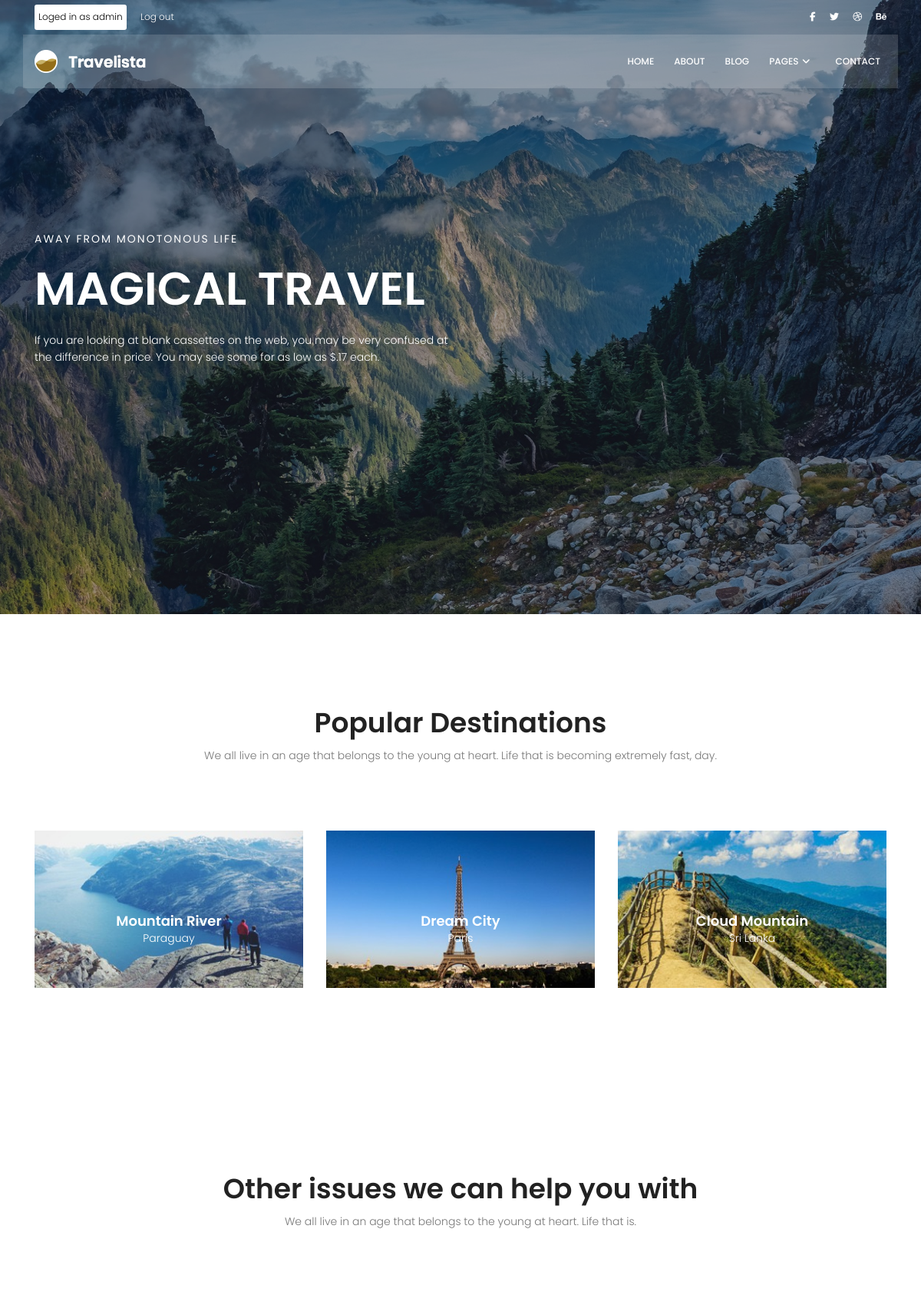
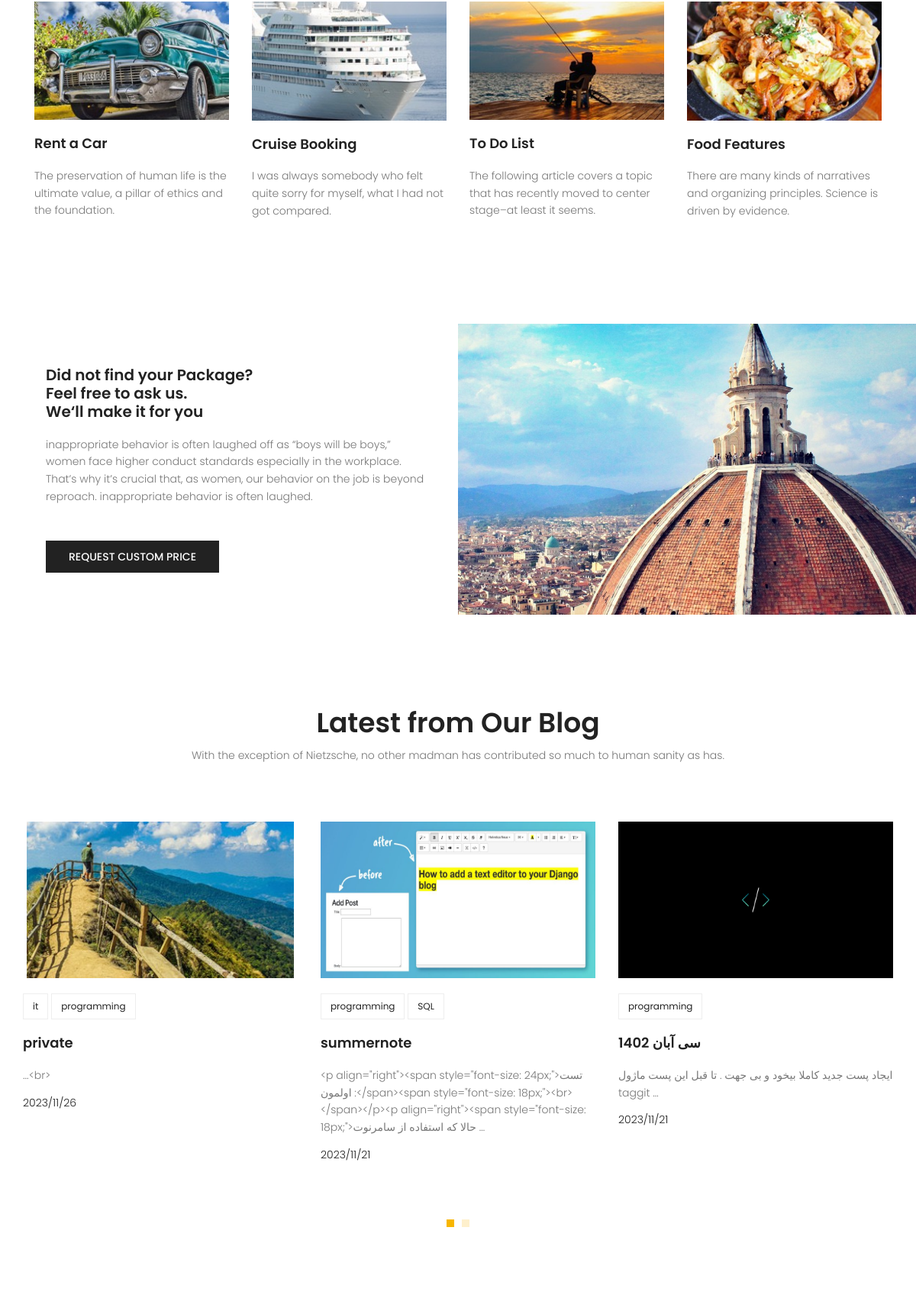
The app's page / (signed in, upper part) with its own data (2 pictures, top to bottom).
### blog/models.py (models this page shows, shortened)
class Post(models.Model) :
    image = models.ImageField(upload_to='blog/', default='blog/default.jpg')
    author = models.ForeignKey(User, on_delete=models.SET_NULL, null=True) # on_delete=models.CASCADE
    title = models.CharField(max_length=255)
    content = models.TextField()
    tags = TaggableManager()
    category = models.ManyToManyField(Category)
    counted_views = models.IntegerField(default=0)
    status = models.BooleanField(default=False)
    login_require = models.BooleanField(default=False)
    published_date = models.DateTimeField(null=True) #(خودمون تعریفش میکنیم کی پابلیش بشه)
    created_date = models.DateTimeField(auto_now_add=True)
    updated_date = models.DateTimeField(auto_now=True)
    class Meta :
        ordering = ['-published_date']

class Category(models.Model) :
    name = models.CharField(max_length=255)

### website/views.py (the view)
# urls.py: path('', index_view, name='index'),
def index_view(request) :
    return render(request, 'website/index.html')

### website/templatetags/website-tag.py (called while the page is built, shortened)
@register.inclusion_tag('website/last-post.html')
def lastpost(arg=6):
    posts = Post.objects.filter(status=1).order_by('-published_date')[:arg]
    return {'posts':posts}

### templates/website/index.html (shortened to what this page needs)
{% extends "base.html" %}
{% load static %}
{% load website-tag %}
{% block content %}
<section class="banner-area relative">
	<div class="overlay overlay-bg"></div>
	<div class="container">
		<div class="row fullscreen align-items-center justify-content-between">
			<div class="col-lg-6 col-md-6 banner-left">
				<h6 class="text-white">Away from monotonous life</h6>
				<h1 class="text-white">Magical Travel</h1>
				<p class="text-white">
					If you are looking at blank cassettes on the web, you may be very confused at the difference in
					price. You may see some for as low as $.17 each.
				</p>
			</div>
		</div>
	</div>
</section>
<section class="popular-destination-area section-gap">
	<div class="container">
		<div class="row d-flex justify-content-center">
			<div class="menu-content pb-70 col-lg-8">
				<div class="title text-center">
					<h1 class="mb-10">Popular Destinations</h1>
					<p>We all live in an age that belongs to the young at heart. Life that is becoming extremely fast,
						day.</p>
				</div>
			</div>
		</div>
		<div class="row">
			<div class="col-lg-4">
				<div class="single-destination relative">
					<div class="thumb relative">
						<img class="img-fluid" src="{% static 'img/d1.jpg' %}" alt="">
					</div>
					<div class="desc">
						<h4>Mountain River</h4>
						<p>Paraguay</p>
					</div>
				</div>
			</div>
			<div class="col-lg-4">
				<div class="single-destination relative">
					<div class="thumb relative">
						<img class="img-fluid" src="{% static 'img/d2.jpg' %}" alt="">
					</div>
					<div class="desc">
						<h4>Dream City</h4>
						<p>Paris</p>
					</div>
				</div>
			</div>
			<div class="col-lg-4">
				<div class="single-destination relative">
					<div class="thumb relative">
						<img class="img-fluid" src="{% static 'img/d3.jpg' %}" alt="">
					</div>
					<div class="desc">
						<h4>Cloud Mountain</h4>
						<p>Sri Lanka</p>
					</div>
				</div>
			</div>
		</div>
	</div>
</section>
<section class="other-issue-area section-gap">
	<div class="container">
		<div class="row d-flex justify-content-center">
			<div class="menu-content pb-70 col-lg-9">
				<div class="title text-center">
					<h1 class="mb-10">Other issues we can help you with</h1>
					<p>We all live in an age that belongs to the young at heart. Life that is.</p>
				</div>
			</div>
		</div>
		<div class="row">
			<div class="col-lg-3 col-md-6">
				<div class="single-other-issue">
					<div class="thumb">
						<img class="img-fluid" src="{% static 'img/o1.jpg' %}" alt="">
					</div>
					<a href="#">
						<h4>Rent a Car</h4>
					</a>
					<p>
						The preservation of human life is the ultimate value, a pillar of ethics and the foundation.
					</p>
				</div>
			</div>
			<div class="col-lg-3 col-md-6">
				<div class="single-other-issue">
					<div class="thumb">
						<img class="img-fluid" src="{% static 'img/o2.jpg' %}" alt="">
					</div>
					<a href="#">
						<h4>Cruise Booking</h4>
					</a>
					<p>
						I was always somebody who felt quite sorry for myself, what I had not got compared.
					</p>
				</div>
			</div>
			<div class="col-lg-3 col-md-6">
				<div class="single-other-issue">
					<div class="thumb">
						<img class="img-fluid" src="{% static 'img/o3.jpg' %}" alt="">
					</div>
					<a href="#">
						<h4>To Do List</h4>
					</a>
					<p>
						The following article covers a topic that has recently moved to center stage–at least it seems.
					</p>
				</div>
			</div>
			<div class="col-lg-3 col-md-6">
				<div class="single-other-issue">
					<div class="thumb">
						<img class="img-fluid" src="{% static 'img/o4.jpg' %}" alt="">
					</div>
					<a href="#">
						<h4>Food Features</h4>
					</a>
					<p>
						There are many kinds of narratives and organizing principles. Science is driven by evidence.
					</p>
				</div>
			</div>
		</div>
	</div>
</section>
<section class="home-about-area">
	<div class="container-fluid">
		<div class="row align-items-center justify-content-end">
			<div class="col-lg-6 col-md-12 home-about-left">
				<h1>
					Did not find your Package? <br>
					Feel free to ask us. <br>
					We‘ll make it for you
				</h1>
				<p>
					inappropriate behavior is often laughed off as “boys will be boys,” women face higher conduct
					standards especially in the workplace. That’s why it’s crucial that, as women, our behavior on the
					job is beyond reproach. inappropriate behavior is often laughed.
				</p>
				<a href="#" class="primary-btn text-uppercase">request custom price</a>
			</div>
			<div class="col-lg-6 col-md-12 home-about-right no-padding">
				<img class="img-fluid" src="{% static 'img/about-img.jpg' %}" alt="">
			</div>
		</div>
	</div>
</section>
<section class="recent-blog-area section-gap">
	<div class="container">
		<div class="row d-flex justify-content-center">
			<div class="menu-content pb-60 col-lg-9">
				<div class="title text-center">
					<h1 class="mb-10">Latest from Our Blog</h1>
					<p>With the exception of Nietzsche, no other madman has contributed so much to human sanity as has.
					</p>
				</div>
			</div>
		</div>
		{% lastpost %}
	</div>
</section>
{% endblock %}

### templates/base.html (shortened to what this page needs)
{% load static %}
<!DOCTYPE html>
<html lang="zxx" class="no-js">
<head>
    <link rel="stylesheet" href="{% static 'css/linearicons.css' %}">
    <link rel="stylesheet" href="{% static 'css/font-awesome.min.css' %}">
    <link rel="stylesheet" href="{% static 'css/bootstrap.css' %}">
    <link rel="stylesheet" href="{% static 'css/magnific-popup.css' %}">
    <link rel="stylesheet" href="{% static 'css/jquery-ui.css' %}">
    <link rel="stylesheet" href="{% static 'css/nice-select.css' %}">
    <link rel="stylesheet" href="{% static 'css/animate.min.css' %}">
    <link rel="stylesheet" href="{% static 'css/owl.carousel.css' %}">
    <link rel="stylesheet" href="{% static 'css/main.css' %}">
</head>
<body>
    <header id="header">
        <div class="header-top">
            <div class="container">
                <div class="row align-items-center">
                    <div class="col-lg-6 col-sm-6 col-6 header-top-left">
                        <ul>
                            {% if request.user.is_authenticated %}
                            <li style="background-color: white; border-radius: 3px; color: black; padding: 5px;" >Loged in as {{request.user.username}}</li>
                            <li><a href="{% url 'accounts:logout' %}">Log out</a></li>
                            {% else %}
                            <li><a href="{% url 'accounts:login' %}">Login</a></li>
                            <li><a href="{% url 'accounts:signup' %}">Sign up</a></li>
                            {% endif %}
                        </ul>
                    </div>
                    <div class="col-lg-6 col-sm-6 col-6 header-top-right">
                        <div class="header-social">
                            <a href="#"><i class="fa fa-facebook"></i></a>
                            <a href="#"><i class="fa fa-twitter"></i></a>
                            <a href="#"><i class="fa fa-dribbble"></i></a>
                            <a href="#"><i class="fa fa-behance"></i></a>
                        </div>
                    </div>
                </div>
            </div>
        </div>
        <div class="container main-menu">
            <div class="row align-items-center justify-content-between d-flex">
                <div id="logo">
                    <a href="{% url 'website:index' %}"><img src="{% static 'img/logo.png' %}" alt="" title="" /></a>
                </div>
                <nav id="nav-menu-container">
                    <ul class="nav-menu">
                        <li><a href="{% url 'website:index' %}">Home</a></li>
                        <li><a href="{% url 'website:about' %}">About</a></li>
                        <li><a href="{% url 'blog:index' %}">Blog</a></li>
                        <li class="menu-has-children"><a href="">Pages</a>
                        </li>
                        <li><a href="{% url  'website:contact' %}">Contact</a></li>
                    </ul>
                </nav>
            </div>
        </div>
    </header>
    {% block content %}
    {% endblock %}
</body>
</html>

### templates/website/last-post.html
{% load static %}
<div class="row">
    <div class="active-recent-blog-carusel">
        {% for post in posts %}
        <div class="single-recent-blog-post item">
            <div class="thumb">
                <img style="height: 205px; width: auto; margin-left: auto; margin-right: auto;"  class="img-fluid" src="{{post.image.url}}" alt="">
            </div>
            <div class="details">
                <div class="tags">
                    <ul>
                        {% for cat in post.category.all %}
                        <li>
                            <a href="{% url 'blog:category' cat_name=cat.name %}">{{cat.name}}</a>
                        </li>
                        {% endfor %}
                    </ul>
                </div>
                <a href="{% url 'blog:single' pid=post.id %}">
                    <h4 class="title">{{post.title}}</h4>
                </a>
                <p>
                    {{post.content|truncatewords:15}}
                </p>
                <h6 class="date">{{post.published_date|date:"Y/m/d"}}</h6>
            </div>
        </div>
        {% endfor %}
    </div>
</div>

### records on screen
Post: image (picture), title "private", content "...<br>", published_date "2023/11/26"
Category: name "it"
Category: name "programming"
Post: image (picture), title "summernote", content "<p align=\"right\"><span style=\"font-size: 24px;\">تست اولمون :</span><span style=\"font-size: 18px;\"><br></span></p><p align=\"right\"><span style=\"font-size: 18px;\">حالا که استفاده از سامرنوت …", published_date "2023/11/21"
Category: name "SQL"
Post: image (picture), title "سی آبان 1402", content "ایجاد پست جدید کاملا بیخود و بی جهت . تا قبل این پست ماژول taggit …", published_date "2023/11/21"

### other values on screen
{{ request.user.username }} "admin"
